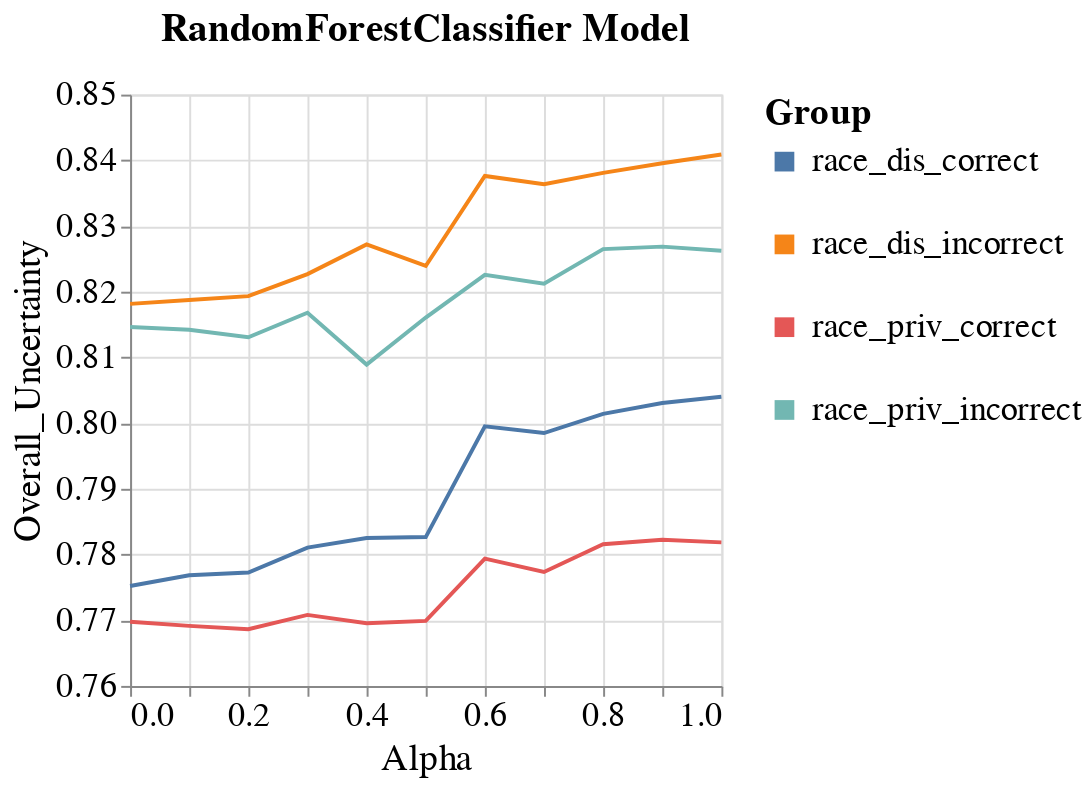

The notebook cell saved with this chart:
### Code cell
visualizer.create_line_bands_per_group_metric_plot(model_name=MODEL_NAMES[0],
                                                   group_metric='Overall_Uncertainty',
                                                   group='race',
                                                   metric_type='subgroup')

### Figure 1 — Vega-Lite specification as saved in the notebook (floating-point values rounded to 4 significant figures; data arrays with more than 128 entries replaced by an {"elided": "..."} marker saying what was removed)
{"config": {"view": {"continuousWidth": 400, "continuousHeight": 300}, "axis": {"labelFontSize": 17, "labelFontWeight": "normal", "titleFontSize": 19, "titleFontWeight": "normal"}, "legend": {"labelFontSize": 17, "labelLimit": 300, "symbolStrokeWidth": 10, "titleFontSize": 19, "titleLimit": 300}, "title": {"fontSize": 17}}, "data": {"name": "data-6fe8be98686f8952f027f78161b4a75d"}, "mark": "line", "encoding": {"color": {"field": "Group", "type": "nominal"}, "x": {"field": "Intervention_Param", "title": "Alpha", "type": "quantitative"}, "y": {"aggregate": "mean", "field": "Metric_Value", "scale": {"zero": false}, "title": "Overall_Uncertainty", "type": "quantitative"}}, "height": 300, "title": {"text": "RandomForestClassifier Model", "anchor": "middle", "dy": -10, "fontSize": 20}, "width": 300, "$schema": "https://vega.github.io/schema/vega-lite/v4.17.0.json", "datasets": {"data-6fe8be98686f8952f027f78161b4a75d": {"elided": "244 records"}}}
